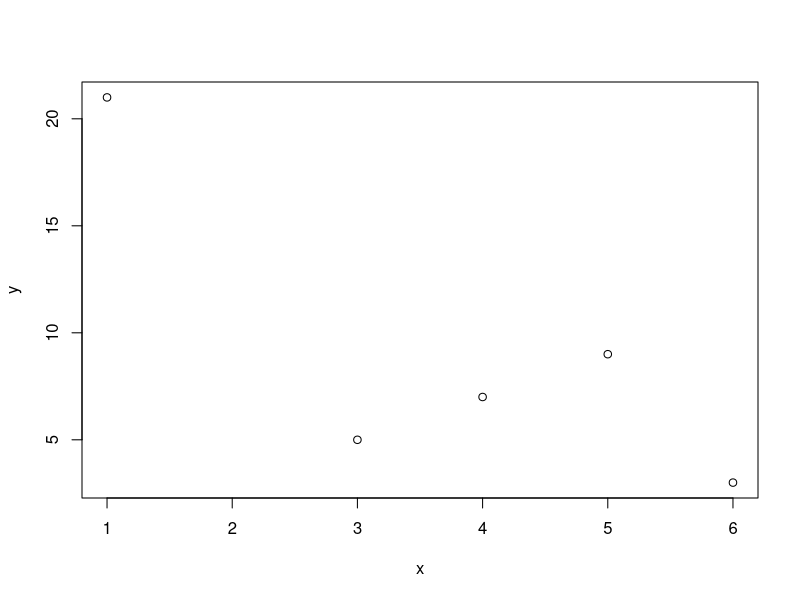
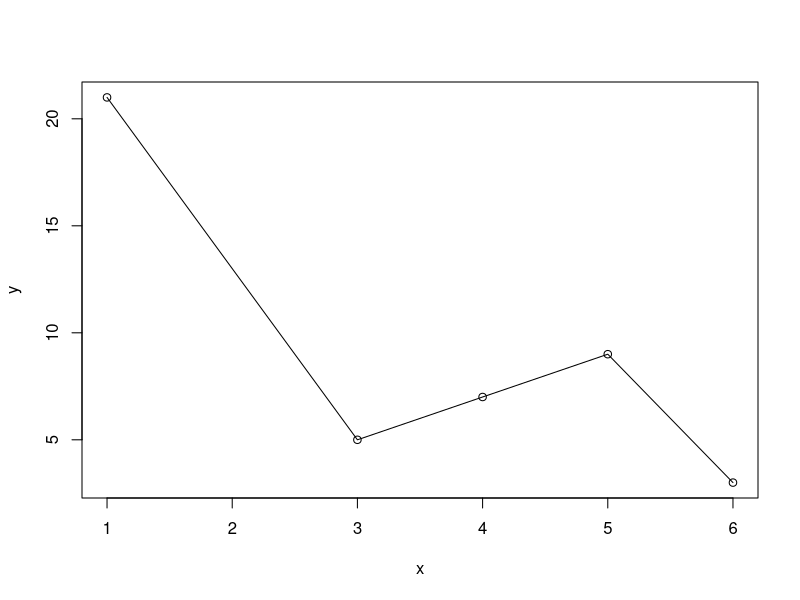
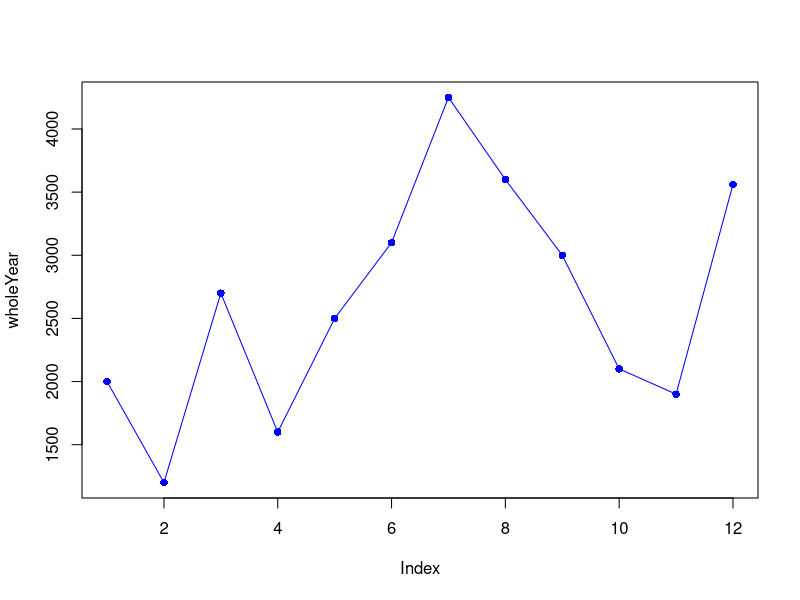
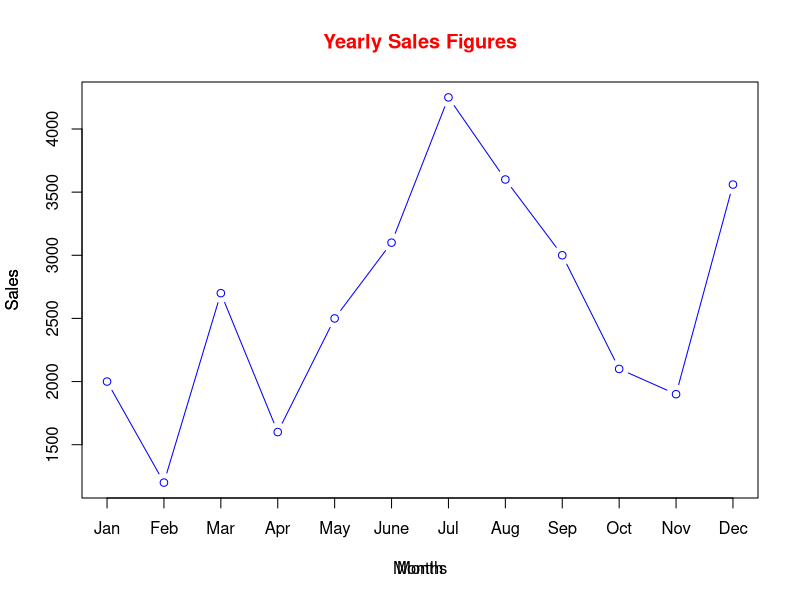

Recreate these plots in R, in order.
print("Hello World")

# Assign Variables - Shot cut is ALT -

personsName <- "username"

# Readline for user input
# Readline is a built-in function that accepts a string argument within its 
# parentheses to output as a prompt. It waits for user to type in the input 
# to assign to that variable.

name <- readline("What is your name?")

# The paste function concatenates a string and an assigned variable to be output.

hello <-  paste("Welcome", name)
print(hello)

# Data types in R:
# Character - String
# Double - Float or decimal
# Integer - Whole Numbers
# Logical - True or false

# To find out the data type you can use the typeof() function.
title <-  "Women in Data"
type <- paste("Title of Type: ", typeof(title))
print(type)

#1D data types
# vectors
# lists

#2D data types
# matrix
# data frame

#vectors - can store multiple values but MUST be the same data type
my_vec <-c("Monday", "Tuesday", "Wednesday", "Thursday", "Friday")
my_vec
my_vec[1]
my_vec[3] <- "Saturday"
my_vec


#lists - can store mixed data types
info <- list(21L, 165.00, "Lisa", TRUE)
info

info <- list(age=21L, height=165L, name="Lisa", employed=TRUE) 
info
info["name"]

info["airport"] <- "JFK"

# When you create any R code to store data in any structure such as a variable or a list, a data structure object is 
# created in the RStudio environment. You can use the built-in ls() function to call all objects/variables within the 
# current console environment.

airport.codesUk <- list("Birmingham" = "BHX", "London Heathrow" = "LHR", "Bristol " = "BRS", "Manchester" = "MAN")
airport.dubai <- "DBX"
airport.sanfran <- "SFO"

ls()
rm(airport.sanfran)
ls()

# Arithmetic Operations
num1 <- 10
num2 <- 4

num1 + num2
num1 - num2
num1 * num2

5**2
6.5/2

# Comparison operators.
# Equality ==
# Inequality !=
# Greater than >
# Greater than or equal to >=
# Less than <
# Less than or equal to <=

nil <- 0
num <- 0
max <- 1

nil != max
nil > max
nil < max

# If statements and else statements

if (5 > 1) {
  print ("five is greater than one")
} 


number <- 15

if (number < 10) {
  print("Number is less than 10")
} else if (number == 15) {
  print("We are bang on!")
} else {
  print("Number is greater than ")
}

# Power of R allows you to provide graphic depictions of data stored within R script structures.
# Basic plotting. You can conduct basic plots in R without importing a library
x <- c(1, 3, 4, 5, 6)
y <- c(21, 5, 7, 9, 3)

plot(x, y)

plot(x, y, type="o")

?plot

# Adding more visual parameters

firstQ  <- c(Jan=2000, Feb=1200, Mar=2700)
secondQ <- c(Apr=1600, May=2500, June=3100)
thirdQ  <- c(Jul=4250, Aug=3600, Sep=3000)
fourthQ <- c(Oct=2100, Nov=1900, Dec=3560) 

# Combining all 4 vectors

wholeYear <- c(firstQ, secondQ, thirdQ, fourthQ)
wholeYear

# Plotting vectors - specifying type, colour and point of characters.  
# pch = point character of the points on the graph 
plot(wholeYear, type ="o", col="blue", pch=16)

# Turning off annotation and axes labels.

plot(wholeYear, type ="b", col="blue", pch=1, xaxt="n", xlab="Months", ylab="Sales")

# Adding range and annotation for x and y axis

axis(1, at=1:12, lab=names(wholeYear))

# Add titles 
title(xlab= "Month", ylab = "Sales", main = "Yearly Sales Figures", col.main="Red")




